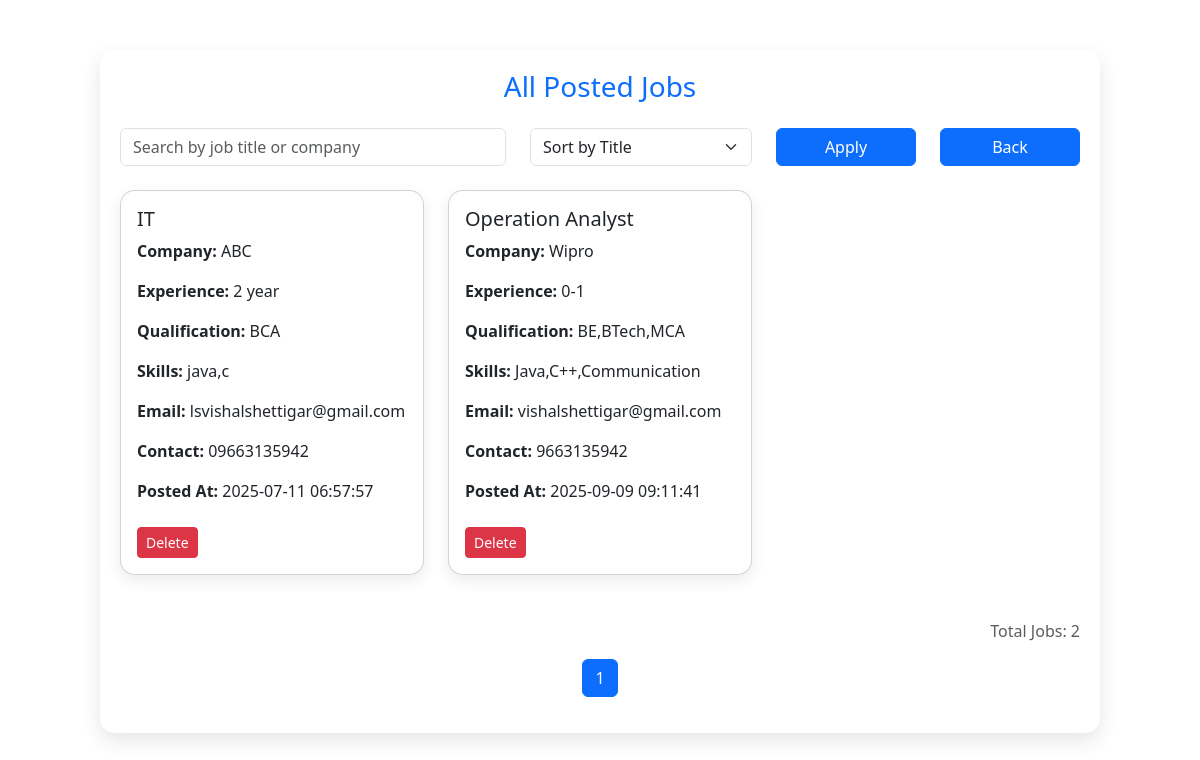
The app's page /view-jobs, older data.
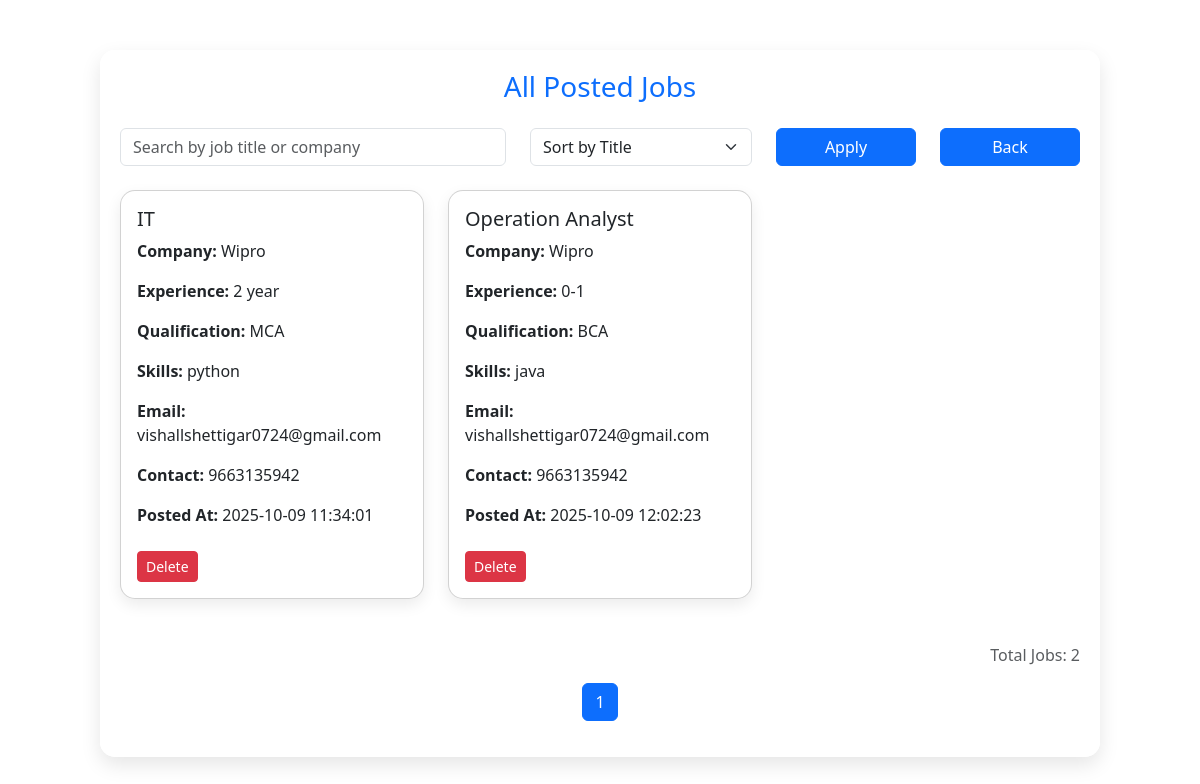
The same page, newer data.
### tables this page shows
CREATE TABLE job (
            id INTEGER PRIMARY KEY AUTOINCREMENT,
            recruiter_id INTEGER,
            company TEXT NOT NULL,
            designation TEXT NOT NULL,
            experience_required TEXT,
            qualification TEXT,
            skills_required TEXT,
            contact_number TEXT,
            email TEXT,
            posted_at TEXT DEFAULT CURRENT_TIMESTAMP
        );

### app.py (the view)
@app.route('/view-jobs')
def view_jobs():
    conn = get_db_connection()
    cursor = conn.cursor()
    search = request.args.get('search', '')
    sort = request.args.get('sort', 'designation')
    page = int(request.args.get('page', 1))
    per_page = 6
    query = "SELECT * FROM job"
    params = []
    if search:
        query += " WHERE company LIKE ? OR designation LIKE ? OR skills_required LIKE ?"
        params.extend([f"%{search}%"] * 3)
    query += f" ORDER BY {sort}"
    cursor.execute(query, params)
    all_jobs = cursor.fetchall()
    total = len(all_jobs)
    total_pages = (total + per_page - 1) // per_page
    jobs = all_jobs[(page - 1) * per_page: page * per_page]
    conn.close()
    return render_template(
        "view_jobs.html",
        jobs=[dict(row) for row in jobs],
        page=page,
        total_pages=total_pages,
        total_jobs=total,
        request=request,
        action_status=request.args.get("status")
    )

### app.py (called while the page is built)
def get_db_connection():
    conn = sqlite3.connect('career_counselor.db')
    conn.row_factory = sqlite3.Row
    return conn

### templates/view_jobs.html (shortened to what this page needs)
<!DOCTYPE html>
<html lang="en">
<head>
  <link rel="stylesheet" href="https://cdn.jsdelivr.net/npm/bootstrap@5.3.0/dist/css/bootstrap.min.css">
</head>
<body>
  <div class="container job-container">
    <h3 class="text-center text-primary mb-4">All Posted Jobs</h3>
    <form method="GET" action="/view-jobs" class="row mb-4">
      <div class="col-md-5">
        <input type="text" class="form-control" name="search" placeholder="Search by job title or company" value="{{ request.args.get('search', '') }}">
      </div>
      <div class="col-md-3">
        <select name="sort" class="form-select">
          <option value="title" {% if request.args.get('sort') == 'title' %}selected{% endif %}>Sort by Title</option>
        </select>
      </div>
      <div class="col-md-2">
        <button type="submit" class="btn btn-primary w-100">Apply</button>
      </div>
      <div class="col-md-2">
        <a href="/admin-dashboard" class="btn btn-primary w-100">Back</a>
      </div>
    </form>
    <div class="row">
      {% for job in jobs %}
      <div class="col-md-4">
        <div class="card job-card p-3">
  <h5>{{ job.designation }}</h5>
  <p><strong>Company:</strong> {{ job.company }}</p>
  <p><strong>Experience:</strong> {{ job.experience_required }}</p>
  <p><strong>Qualification:</strong> {{ job.qualification }}</p>
  <p><strong>Skills:</strong> {{ job.skills_required }}</p>
  <p><strong>Email:</strong> {{ job.email }}</p>
  <p><strong>Contact:</strong> {{ job.contact_number }}</p>
  <p><strong>Posted At:</strong> {{ job.posted_at }}</p>
  <div class="mt-2">
    <form action="/delete-job/{{ job.id }}" method="POST" class="d-inline">
      <button type="submit" class="btn btn-danger btn-sm" onclick="return confirm('Are you sure you want to delete this job?')">Delete</button>
    </form>
  </div>
</div>
      </div>
      {% endfor %}
    </div>
    <p class="mt-4 text-end text-muted">Total Jobs: {{ total_jobs }}</p>
    <nav aria-label="Page navigation example">
      <ul class="pagination justify-content-center">
        {% for p in range(1, total_pages + 1) %}
        <li class="page-item {% if p == page %}active{% endif %}"><a class="page-link" href="?page={{ p }}&search={{ request.args.get('search', '') }}&sort={{ request.args.get('sort', '') }}">{{ p }}</a></li>
        {% endfor %}
      </ul>
    </nav>
  </div>
</body>
</html>

Row changes from the older to the newer data that the page shows:
changed job "IT": company "ABC" → "Wipro"; qualification "BCA" → "MCA"; skills_required "java,c" → "python"; email "lsvishalshettigar@gmail.com" → "vishallshettigar0724@gmail.com"; contact_number "09663135942" → "9663135942"; posted_at "2025-07-11 06:57:57" → "2025-10-09 11:34:01"
changed job "Operation Analyst": qualification "BE,BTech,MCA" → "BCA"; skills_required "Java,C++,Communication" → "java"; email "vishalshettigar@gmail.com" → "vishallshettigar0724@gmail.com"; posted_at "2025-09-09 09:11:41" → "2025-10-09 12:02:23"
